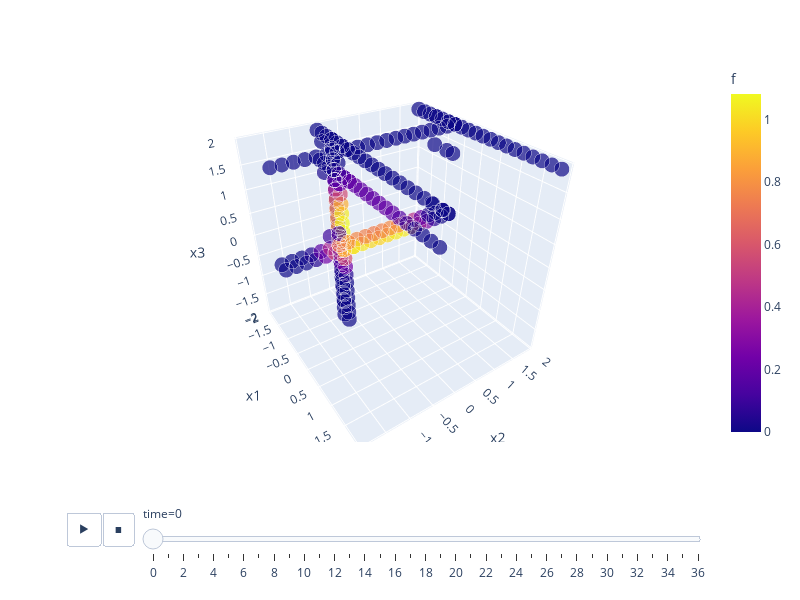

Here is the notebook cell this chart was saved with:
### Code cell
def ttnopt_step(G, O, dfs = []):
    G = G.copy()
    for edge in depth_first(G):
        if (is_leaf(edge)):
            continue
        
        pre = pre_edges(G, edge)
        pre = permute_to_back(pre, flip(edge))

        pre_grids = collect(G, pre, 'grid')
        next, mat = maxvol_grids(pre_grids, O.Err)
        G[edge[0]][edge[1]]['grid'] = next

        # update dfs
        build_node_grid(G)
        dfs.append(tngrid_to_df(G, O))
    return G, dfs

dfs = []
nsweep = 6
build_node_grid(G)
dfs.append(tngrid_to_df(G, O))
for sw in range(nsweep):
    G, dfs = ttnopt_step(G, O, dfs)
df = concat_pandas(dfs) # concat dfs

import plotly.express as px
fig = px.scatter_3d(df, x="x1", y="x2", z="x3", animation_frame="time", animation_group="index",
           size="size", color="f", hover_name="index",
           size_max=15,
            width=800, height=600)
fig.layout.updatemenus[0].buttons[0].args[1]['frame']['duration'] = 100
fig.layout.updatemenus[0].buttons[0].args[1]['transition']['duration'] = 20
camera = dict(
    eye=dict(x=1.5, y=-1.0, z=1.2),  # Set the position of the camera
    center=dict(x=0, y=0, z=0),       # Set the point the camera is looking at
    up=dict(x=0, y=0, z=1)            # Set the upward direction of the camera
)
fig.update_layout(scene_camera=camera)
fig.write_html('ttnopt.html')
plot_tree(G)
fig

### Figure 1 — Plotly figure (JSON) as saved in the notebook; plotly's stock layout.template omitted (floating-point values rounded to 4 significant figures; data arrays with more than 128 entries replaced by an {"elided": "..."} marker saying what was removed)
{"data": [{"hovertemplate": "<b>%{hovertext}</b><br><br>time=0<br>x1=%{x}<br>x2=%{y}<br>x3=%{z}<br>size=%{marker.size}<br>f=%{marker.color}<extra></extra>", "hovertext": {"elided": "207 int values"}, "ids": {"elided": "207 int values"}, "legendgroup": "", "marker": {"color": {"elided": "207 float values"}, "coloraxis": "coloraxis", "size": {"elided": "207 int values"}, "sizemode": "area", "sizeref": 0.004444, "symbol": "circle"}, "mode": "markers", "name": "", "scene": "scene", "showlegend": false, "type": "scatter3d", "x": {"elided": "207 float values"}, "y": {"elided": "207 float values"}, "z": {"elided": "207 float values"}}], "layout": {"coloraxis": {"colorbar": {"title": {"text": "f"}}, "colorscale": [[0, "#0d0887"], [0.1111, "#46039f"], [0.2222, "#7201a8"], [0.3333, "#9c179e"], [0.4444, "#bd3786"], [0.5556, "#d8576b"], [0.6667, "#ed7953"], [0.7778, "#fb9f3a"], [0.8889, "#fdca26"], [1, "#f0f921"]]}, "height": 600, "legend": {"itemsizing": "constant", "tracegroupgap": 0}, "margin": {"t": 60}, "scene": {"camera": {"center": {"x": 0, "y": 0, "z": 0}, "eye": {"x": 1.5, "y": -1, "z": 1.2}, "up": {"x": 0, "y": 0, "z": 1}}, "domain": {"x": [0, 1], "y": [0, 1]}, "xaxis": {"title": {"text": "x1"}}, "yaxis": {"title": {"text": "x2"}}, "zaxis": {"title": {"text": "x3"}}}, "sliders": [{"active": 0, "currentvalue": {"prefix": "time="}, "len": 0.9, "pad": {"b": 10, "t": 60}, "steps": [{"args": [["0"], {"frame": {"duration": 0, "redraw": true}, "fromcurrent": true, "mode": "immediate", "transition": {"duration": 0, "easing": "linear"}}], "label": "0", "method": "animate"}, {"args": [["1"], {"frame": {"duration": 0, "redraw": true}, "fromcurrent": true, "mode": "immediate", "transition": {"duration": 0, "easing": "linear"}}], "label": "1", "method": "animate"}, {"args": [["2"], {"frame": {"duration": 0, "redraw": true}, "fromcurrent": true, "mode": "immediate", "transition": {"duration": 0, "easing": "linear"}}], "label": "2", "method": "animate"}, {"args": [["3"], {"frame": {"duration": 0, "redraw": true}, "fromcurrent": true, "mode": "immediate", "transition": {"duration": 0, "easing": "linear"}}], "label": "3", "method": "animate"}, {"args": [["4"], {"frame": {"duration": 0, "redraw": true}, "fromcurrent": true, "mode": "immediate", "transition": {"duration": 0, "easing": "linear"}}], "label": "4", "method": "animate"}, {"args": [["5"], {"frame": {"duration": 0, "redraw": true}, "fromcurrent": true, "mode": "immediate", "transition": {"duration": 0, "easing": "linear"}}], "label": "5", "method": "animate"}, {"args": [["6"], {"frame": {"duration": 0, "redraw": true}, "fromcurrent": true, "mode": "immediate", "transition": {"duration": 0, "easing": "linear"}}], "label": "6", "method": "animate"}, {"args": [["7"], {"frame": {"duration": 0, "redraw": true}, "fromcurrent": true, "mode": "immediate", "transition": {"duration": 0, "easing": "linear"}}], "label": "7", "method": "animate"}, {"args": [["8"], {"frame": {"duration": 0, "redraw": true}, "fromcurrent": true, "mode": "immediate", "transition": {"duration": 0, "easing": "linear"}}], "label": "8", "method": "animate"}, {"args": [["9"], {"frame": {"duration": 0, "redraw": true}, "fromcurrent": true, "mode": "immediate", "transition": {"duration": 0, "easing": "linear"}}], "label": "9", "method": "animate"}, {"args": [["10"], {"frame": {"duration": 0, "redraw": true}, "fromcurrent": true, "mode": "immediate", "transition": {"duration": 0, "easing": "linear"}}], "label": "10", "method": "animate"}, {"args": [["11"], {"frame": {"duration": 0, "redraw": true}, "fromcurrent": true, "mode": "immediate", "transition": {"duration": 0, "easing": "linear"}}], "label": "11", "method": "animate"}, {"args": [["12"], {"frame": {"duration": 0, "redraw": true}, "fromcurrent": true, "mode": "immediate", "transition": {"duration": 0, "easing": "linear"}}], "label": "12", "method": "animate"}, {"args": [["13"], {"frame": {"duration": 0, "redraw": true}, "fromcurrent": true, "mode": "immediate", "transition": {"duration": 0, "easing": "linear"}}], "label": "13", "method": "animate"}, {"args": [["14"], {"frame": {"duration": 0, "redraw": true}, "fromcurrent": true, "mode": "immediate", "transition": {"duration": 0, "easing": "linear"}}], "label": "14", "method": "animate"}, {"args": [["15"], {"frame": {"duration": 0, "redraw": true}, "fromcurrent": true, "mode": "immediate", "transition": {"duration": 0, "easing": "linear"}}], "label": "15", "method": "animate"}, {"args": [["16"], {"frame": {"duration": 0, "redraw": true}, "fromcurrent": true, "mode": "immediate", "transition": {"duration": 0, "easing": "linear"}}], "label": "16", "method": "animate"}, {"args": [["17"], {"frame": {"duration": 0, "redraw": true}, "fromcurrent": true, "mode": "immediate", "transition": {"duration": 0, "easing": "linear"}}], "label": "17", "method": "animate"}, {"args": [["18"], {"frame": {"duration": 0, "redraw": true}, "fromcurrent": true, "mode": "immediate", "transition": {"duration": 0, "easing": "linear"}}], "label": "18", "method": "animate"}, {"args": [["19"], {"frame": {"duration": 0, "redraw": true}, "fromcurrent": true, "mode": "immediate", "transition": {"duration": 0, "easing": "linear"}}], "label": "19", "method": "animate"}, {"args": [["20"], {"frame": {"duration": 0, "redraw": true}, "fromcurrent": true, "mode": "immediate", "transition": {"duration": 0, "easing": "linear"}}], "label": "20", "method": "animate"}, {"args": [["21"], {"frame": {"duration": 0, "redraw": true}, "fromcurrent": true, "mode": "immediate", "transition": {"duration": 0, "easing": "linear"}}], "label": "21", "method": "animate"}, {"args": [["22"], {"frame": {"duration": 0, "redraw": true}, "fromcurrent": true, "mode": "immediate", "transition": {"duration": 0, "easing": "linear"}}], "label": "22", "method": "animate"}, {"args": [["23"], {"frame": {"duration": 0, "redraw": true}, "fromcurrent": true, "mode": "immediate", "transition": {"duration": 0, "easing": "linear"}}], "label": "23", "method": "animate"}, {"args": [["24"], {"frame": {"duration": 0, "redraw": true}, "fromcurrent": true, "mode": "immediate", "transition": {"duration": 0, "easing": "linear"}}], "label": "24", "method": "animate"}, {"args": [["25"], {"frame": {"duration": 0, "redraw": true}, "fromcurrent": true, "mode": "immediate", "transition": {"duration": 0, "easing": "linear"}}], "label": "25", "method": "animate"}, {"args": [["26"], {"frame": {"duration": 0, "redraw": true}, "fromcurrent": true, "mode": "immediate", "transition": {"duration": 0, "easing": "linear"}}], "label": "26", "method": "animate"}, {"args": [["27"], {"frame": {"duration": 0, "redraw": true}, "fromcurrent": true, "mode": "immediate", "transition": {"duration": 0, "easing": "linear"}}], "label": "27", "method": "animate"}, {"args": [["28"], {"frame": {"duration": 0, "redraw": true}, "fromcurrent": true, "mode": "immediate", "transition": {"duration": 0, "easing": "linear"}}], "label": "28", "method": "animate"}, {"args": [["29"], {"frame": {"duration": 0, "redraw": true}, "fromcurrent": true, "mode": "immediate", "transition": {"duration": 0, "easing": "linear"}}], "label": "29", "method": "animate"}, {"args": [["30"], {"frame": {"duration": 0, "redraw": true}, "fromcurrent": true, "mode": "immediate", "transition": {"duration": 0, "easing": "linear"}}], "label": "30", "method": "animate"}, {"args": [["31"], {"frame": {"duration": 0, "redraw": true}, "fromcurrent": true, "mode": "immediate", "transition": {"duration": 0, "easing": "linear"}}], "label": "31", "method": "animate"}, {"args": [["32"], {"frame": {"duration": 0, "redraw": true}, "fromcurrent": true, "mode": "immediate", "transition": {"duration": 0, "easing": "linear"}}], "label": "32", "method": "animate"}, {"args": [["33"], {"frame": {"duration": 0, "redraw": true}, "fromcurrent": true, "mode": "immediate", "transition": {"duration": 0, "easing": "linear"}}], "label": "33", "method": "animate"}, {"args": [["34"], {"frame": {"duration": 0, "redraw": true}, "fromcurrent": true, "mode": "immediate", "transition": {"duration": 0, "easing": "linear"}}], "label": "34", "method": "animate"}, {"args": [["35"], {"frame": {"duration": 0, "redraw": true}, "fromcurrent": true, "mode": "immediate", "transition": {"duration": 0, "easing": "linear"}}], "label": "35", "method": "animate"}, {"args": [["36"], {"frame": {"duration": 0, "redraw": true}, "fromcurrent": true, "mode": "immediate", "transition": {"duration": 0, "easing": "linear"}}], "label": "36", "method": "animate"}], "x": 0.1, "xanchor": "left", "y": 0, "yanchor": "top"}], "updatemenus": [{"buttons": [{"args": [null, {"frame": {"duration": 100, "redraw": true}, "fromcurrent": true, "mode": "immediate", "transition": {"duration": 20, "easing": "linear"}}], "label": "&#9654;", "method": "animate"}, {"args": [[null], {"frame": {"duration": 0, "redraw": true}, "fromcurrent": true, "mode": "immediate", "transition": {"duration": 0, "easing": "linear"}}], "label": "&#9724;", "method": "animate"}], "direction": "left", "pad": {"r": 10, "t": 70}, "showactive": false, "type": "buttons", "x": 0.1, "xanchor": "right", "y": 0, "yanchor": "top"}], "width": 800}}
